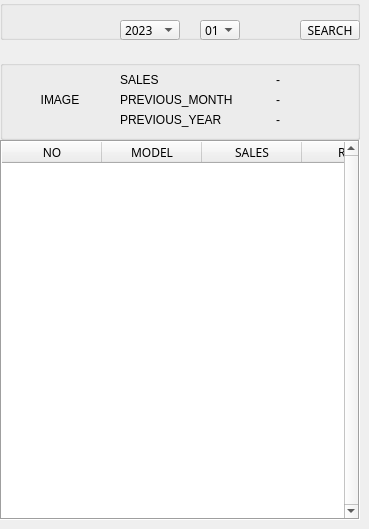
        <widget class="QWidget" name="page_1">
         <widget class="QTableWidget" name="tableWidget_1">
          <property name="geometry">
           <rect>
            <x>0</x>
            <y>140</y>
            <width>360</width>
            <height>380</height>
           </rect>
          </property>
          <property name="font">
           <font>
            <family>맑은 고딕</family>
           </font>
          </property>
          <property name="frameShape">
           <enum>QFrame::Box</enum>
          </property>
          <property name="frameShadow">
           <enum>QFrame::Sunken</enum>
          </property>
          <property name="lineWidth">
           <number>1</number>
          </property>
          <property name="verticalScrollBarPolicy">
           <enum>Qt::ScrollBarAlwaysOn</enum>
          </property>
          <property name="horizontalScrollBarPolicy">
           <enum>Qt::ScrollBarAlwaysOff</enum>
          </property>
          <property name="editTriggers">
           <set>QAbstractItemView::NoEditTriggers</set>
          </property>
          <property name="dragEnabled">
           <bool>true</bool>
          </property>
          <property name="showGrid">
           <bool>false</bool>
          </property>
          <property name="gridStyle">
           <enum>Qt::NoPen</enum>
          </property>
          <property name="sortingEnabled">
           <bool>false</bool>
          </property>
          <property name="wordWrap">
           <bool>true</bool>
          </property>
          <property name="cornerButtonEnabled">
           <bool>true</bool>
          </property>
          <attribute name="horizontalHeaderVisible">
           <bool>true</bool>
          </attribute>
          <attribute name="horizontalHeaderCascadingSectionResizes">
           <bool>false</bool>
          </attribute>
          <attribute name="horizontalHeaderMinimumSectionSize">
           <number>40</number>
          </attribute>
          <attribute name="horizontalHeaderDefaultSectionSize">
           <number>100</number>
          </attribute>
          <attribute name="horizontalHeaderHighlightSections">
           <bool>true</bool>
          </attribute>
          <attribute name="verticalHeaderVisible">
           <bool>false</bool>
          </attribute>
          <attribute name="verticalHeaderCascadingSectionResizes">
           <bool>false</bool>
          </attribute>
          <attribute name="verticalHeaderShowSortIndicator" stdset="0">
           <bool>false</bool>
          </attribute>
          <attribute name="verticalHeaderStretchLastSection">
           <bool>false</bool>
          </attribute>
          <column>
           <property name="text">
            <string>NO</string>
           </property>
           <property name="font">
            <font>
             <family>맑은 고딕</family>
            </font>
           </property>
          </column>
          <column>
           <property name="text">
            <string>MODEL</string>
           </property>
           <property name="font">
            <font>
             <family>맑은 고딕</family>
            </font>
           </property>
          </column>
          <column>
           <property name="text">
            <string>SALES</string>
           </property>
           <property name="font">
            <font>
             <family>맑은 고딕</family>
            </font>
           </property>
          </column>
          <column>
           <property name="text">
            <string>RATE</string>
           </property>
          </column>
         </widget>
         <widget class="QGroupBox" name="groupBox_4">
          <property name="geometry">
           <rect>
            <x>0</x>
            <y>0</y>
            <width>360</width>
            <height>40</height>
           </rect>
          </property>
          <property name="title">
           <string/>
          </property>
          <property name="flat">
           <bool>true</bool>
          </property>
          <widget class="QComboBox" name="comboBox_year_1">
           <property name="geometry">
            <rect>
             <x>120</x>
             <y>20</y>
             <width>60</width>
             <height>20</height>
            </rect>
           </property>
           <property name="font">
            <font>
             <family>맑은 고딕</family>
            </font>
           </property>
           <item>
            <property name="text">
             <string>2023</string>
            </property>
           </item>
           <item>
            <property name="text">
             <string>2022</string>
            </property>
           </item>
          </widget>
          <widget class="QComboBox" name="comboBox_month_1">
           <property name="geometry">
            <rect>
             <x>200</x>
             <y>20</y>
             <width>40</width>
             <height>20</height>
            </rect>
           </property>
           <property name="font">
            <font>
             <family>맑은 고딕</family>
            </font>
           </property>
           <item>
            <property name="text">
             <string>01</string>
            </property>
           </item>
           <item>
            <property name="text">
             <string>02</string>
            </property>
           </item>
           <item>
            <property name="text">
             <string>03</string>
            </property>
           </item>
           <item>
            <property name="text">
             <string>04</string>
            </property>
           </item>
           <item>
            <property name="text">
             <string>05</string>
            </property>
           </item>
           <item>
            <property name="text">
             <string>06</string>
            </property>
           </item>
           <item>
            <property name="text">
             <string>07</string>
            </property>
           </item>
           <item>
            <property name="text">
             <string>08</string>
            </property>
           </item>
           <item>
            <property name="text">
             <string>09</string>
            </property>
           </item>
           <item>
            <property name="text">
             <string>10</string>
            </property>
           </item>
           <item>
            <property name="text">
             <string>11</string>
            </property>
           </item>
           <item>
            <property name="text">
             <string>12</string>
            </property>
           </item>
          </widget>
          <widget class="QPushButton" name="pushButton_1">
           <property name="geometry">
            <rect>
             <x>300</x>
             <y>20</y>
             <width>60</width>
             <height>20</height>
            </rect>
           </property>
           <property name="font">
            <font>
             <family>맑은 고딕</family>
            </font>
           </property>
           <property name="text">
            <string>SEARCH</string>
           </property>
          </widget>
         </widget>
         <widget class="QGroupBox" name="groupBox_5">
          <property name="enabled">
           <bool>true</bool>
          </property>
          <property name="geometry">
           <rect>
            <x>0</x>
            <y>60</y>
            <width>360</width>
            <height>80</height>
           </rect>
          </property>
          <property name="title">
           <string/>
          </property>
          <property name="flat">
           <bool>true</bool>
          </property>
          <widget class="QLabel" name="label_premonth">
           <property name="geometry">
            <rect>
             <x>240</x>
             <y>30</y>
             <width>40</width>
             <height>20</height>
            </rect>
           </property>
           <property name="text">
            <string>-</string>
           </property>
           <property name="alignment">
            <set>Qt::AlignRight|Qt::AlignTrailing|Qt::AlignVCenter</set>
           </property>
          </widget>
          <widget class="QLabel" name="label_preyeartri">
           <property name="geometry">
            <rect>
             <x>280</x>
             <y>50</y>
             <width>20</width>
             <height>20</height>
            </rect>
           </property>
           <property name="text">
            <string/>
           </property>
           <property name="alignment">
            <set>Qt::AlignRight|Qt::AlignTrailing|Qt::AlignVCenter</set>
           </property>
          </widget>
          <widget class="QLabel" name="label_1">
           <property name="geometry">
            <rect>
             <x>120</x>
             <y>10</y>
             <width>120</width>
             <height>20</height>
            </rect>
           </property>
           <property name="text">
            <string>SALES</string>
           </property>
          </widget>
          <widget class="QLabel" name="label_premonthtri">
           <property name="geometry">
            <rect>
             <x>280</x>
             <y>30</y>
             <width>20</width>
             <height>20</height>
            </rect>
           </property>
           <property name="text">
            <string/>
           </property>
           <property name="alignment">
            <set>Qt::AlignRight|Qt::AlignTrailing|Qt::AlignVCenter</set>
           </property>
          </widget>
          <widget class="QLabel" name="label_preyear">
           <property name="geometry">
            <rect>
             <x>240</x>
             <y>50</y>
             <width>40</width>
             <height>20</height>
            </rect>
           </property>
           <property name="text">
            <string>-</string>
           </property>
           <property name="alignment">
            <set>Qt::AlignRight|Qt::AlignTrailing|Qt::AlignVCenter</set>
           </property>
          </widget>
          <widget class="QLabel" name="label_2">
           <property name="geometry">
            <rect>
             <x>120</x>
             <y>30</y>
             <width>120</width>
             <height>20</height>
            </rect>
           </property>
           <property name="text">
            <string>PREVIOUS_MONTH</string>
           </property>
          </widget>
          <widget class="QLabel" name="label_minusmonth">
           <property name="geometry">
            <rect>
             <x>300</x>
             <y>30</y>
             <width>40</width>
             <height>20</height>
            </rect>
           </property>
           <property name="text">
            <string/>
           </property>
           <property name="alignment">
            <set>Qt::AlignLeading|Qt::AlignLeft|Qt::AlignVCenter</set>
           </property>
          </widget>
          <widget class="QLabel" name="label_sales">
           <property name="geometry">
            <rect>
             <x>240</x>
             <y>10</y>
             <width>40</width>
             <height>20</height>
            </rect>
           </property>
           <property name="text">
            <string>-</string>
           </property>
           <property name="alignment">
            <set>Qt::AlignRight|Qt::AlignTrailing|Qt::AlignVCenter</set>
           </property>
          </widget>
          <widget class="QLabel" name="label_3">
           <property name="geometry">
            <rect>
             <x>120</x>
             <y>50</y>
             <width>120</width>
             <height>20</height>
            </rect>
           </property>
           <property name="text">
            <string>PREVIOUS_YEAR</string>
           </property>
          </widget>
          <widget class="QLabel" name="label_minusyear">
           <property name="geometry">
            <rect>
             <x>300</x>
             <y>50</y>
             <width>40</width>
             <height>20</height>
            </rect>
           </property>
           <property name="text">
            <string/>
           </property>
           <property name="alignment">
            <set>Qt::AlignLeading|Qt::AlignLeft|Qt::AlignVCenter</set>
           </property>
          </widget>
          <widget class="QLabel" name="label_image">
           <property name="geometry">
            <rect>
             <x>0</x>
             <y>-10</y>
             <width>120</width>
             <height>100</height>
            </rect>
           </property>
           <property name="autoFillBackground">
            <bool>false</bool>
           </property>
           <property name="styleSheet">
            <string notr="true">background-color: rgb(0,0,0,0);</string>
           </property>
           <property name="text">
            <string>IMAGE</string>
           </property>
           <property name="alignment">
            <set>Qt::AlignCenter</set>
           </property>
          </widget>
         </widget>
        </widget>
